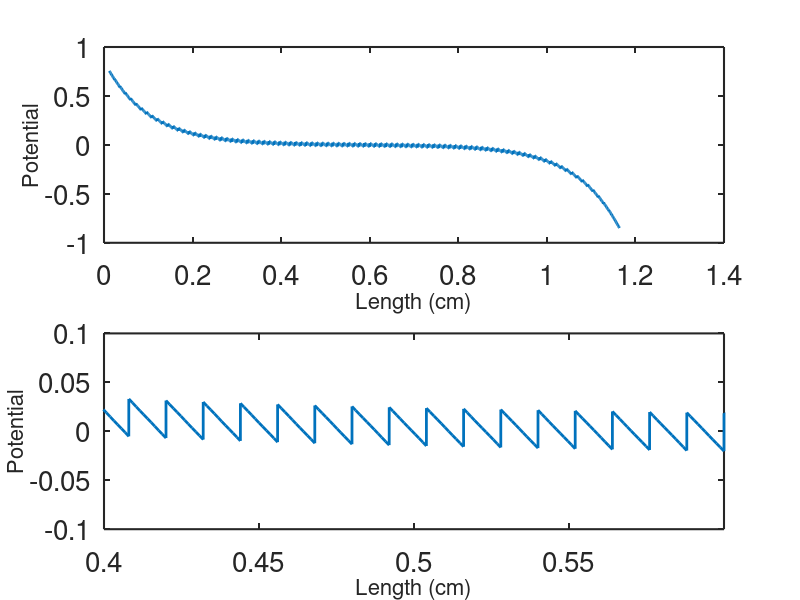
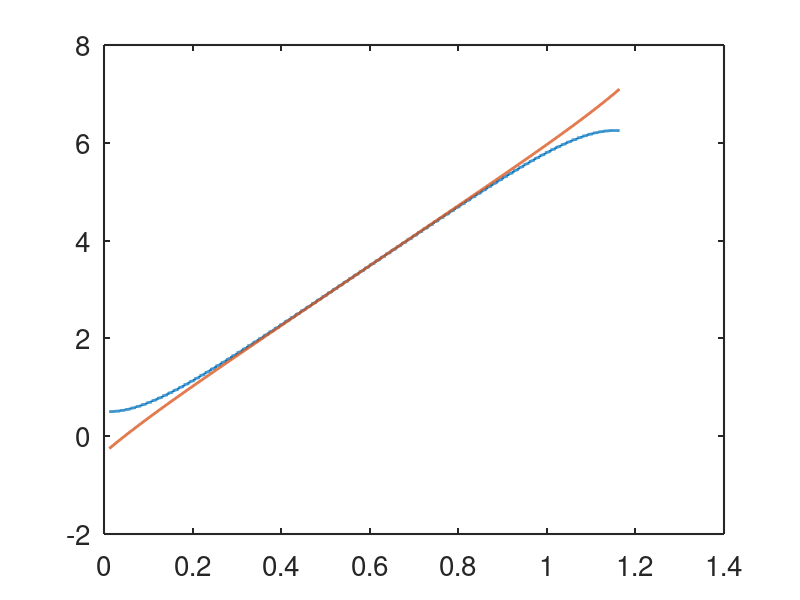

Recreate these plots in MATLAB, in order.
%this code is to plot the response to a stimulus in a bidomain cable.

%These are the same parameters as used in the space constant calculation
clear all
close all
clc
set(0,                           ...
   'defaultaxesfontsize', 20,   ...
   'defaultaxeslinewidth', 1.5, ...
   'defaultlinelinewidth', 2.0)

L = 0.012;
qi = 5.47e-3;
qe = 0.5 *qi;
Q = qi+qe;
sQ = sqrt(Q);  % = lambda *L
lambda = sQ/L;
lambda_g = 0.09;  %the space constant
lambda_g = 0.1;

mu = exp(L/lambda_g);
Rm = 7000;
Rc = 150;
Ai = 4e-6;
p = 2*sqrt(pi*Ai);
rc = qi*Rm/(p*L^2);
re = qe*Rm/(p*L^2);
J = 1;
I = lambda*J/re;


S = sinh(sQ);
C = cosh(sQ);

%calculate Kg

Kg = ((mu^2+1)/mu -2*C)/S;

% pick number of cells
N = 95;

%find c1 and c2
y1 = [S+Kg*C;mu-C];
x1 = [S;mu-C];

y2 = [S+Kg*C;1/mu-C];
x2 = [S;1/mu-C];

Rhs = [1-C;Kg*(1-C)-S];

nm1 = y1'*x1;
nm2 = y2'*x2;

c1 = y1'*Rhs/nm1;
c2 = y2'*Rhs/nm2;


a0 = J*(mu^(-N)-1)*(c1+c2*mu^(1-N))/((mu-1)*(mu^(-2*N)-1));

j = [0:N];
a1 = -a0*mu.^j+J*c1*(mu.^j-1)/(mu-1);
a2 = a0*mu.^(-j)+J*c2*(mu.^(-j)-1)/(1/mu-1);

cfs = x1*a1+x2*a2;

b = cfs(2,:);
a = cfs(1,:)-J;

nx = 10;
x = [0:1/nx:1]*L;
n = (nx+1)*(N+1);

gamma(1) = 0;
for j = 1:N 
    gamma(j+1) = gamma(j) + (sQ*rc*J +re*Kg*(J*(1-C)+C*cfs(1,j)+S*b(j)))/(re+rc);
end


phi = sinh(lambda*x)'*a+cosh(lambda*x)'*b;
phi_i = rc*phi/(re+rc) + (rc*J*lambda*x'*ones(1,N+1))/(re+rc) + ones(nx+1,1)*gamma;
phi_e = -re*phi/(re+rc) + (rc*J*lambda*x'*ones(1,N+1))/(re+rc) + ones(nx+1,1)*gamma;
dphi = lambda*cosh(lambda*x)'*a+lambda*sinh(lambda*x)'*b;
dphi_i = rc*dphi/(re+rc) + (rc*J*lambda)/(re+rc);
dphi_e = -re*dphi/(re+rc) + (rc*J*lambda)/(re+rc);

n = (nx+1)*(N+1);
phi = reshape(phi,1,n);
phi_i = reshape(phi_i,1,n);
phi_e = reshape(phi_e,1,n);
dphi = reshape(dphi,1,n);
dphi_i = reshape(dphi_i,1,n);
dphi_e = reshape(dphi_e,1,n);
current = dphi_i/rc+dphi_e/re;

y = [];
for j = 1:N+1
    y = [y,j*L+x];
end
figure(1)
subplot(2,1,1)
plot(y,phi,'linewidth',2) %y,phi_i,y,phi_e,
xlabel('Length (cm)','fontsize',16)
ylabel('Potential','fontsize',16)
subplot(2,1,2)
plot(y,phi,'linewidth',2) %y,phi_i,y,phi_e,
axis([.4 .6 -.1 .1])
xlabel('Length (cm)','fontsize',16)
ylabel('Potential','fontsize',16)

test=[y' phi'];
save('test.dat','-ascii','test');

figure(2)
plot(y,phi_i,y,phi_e)
